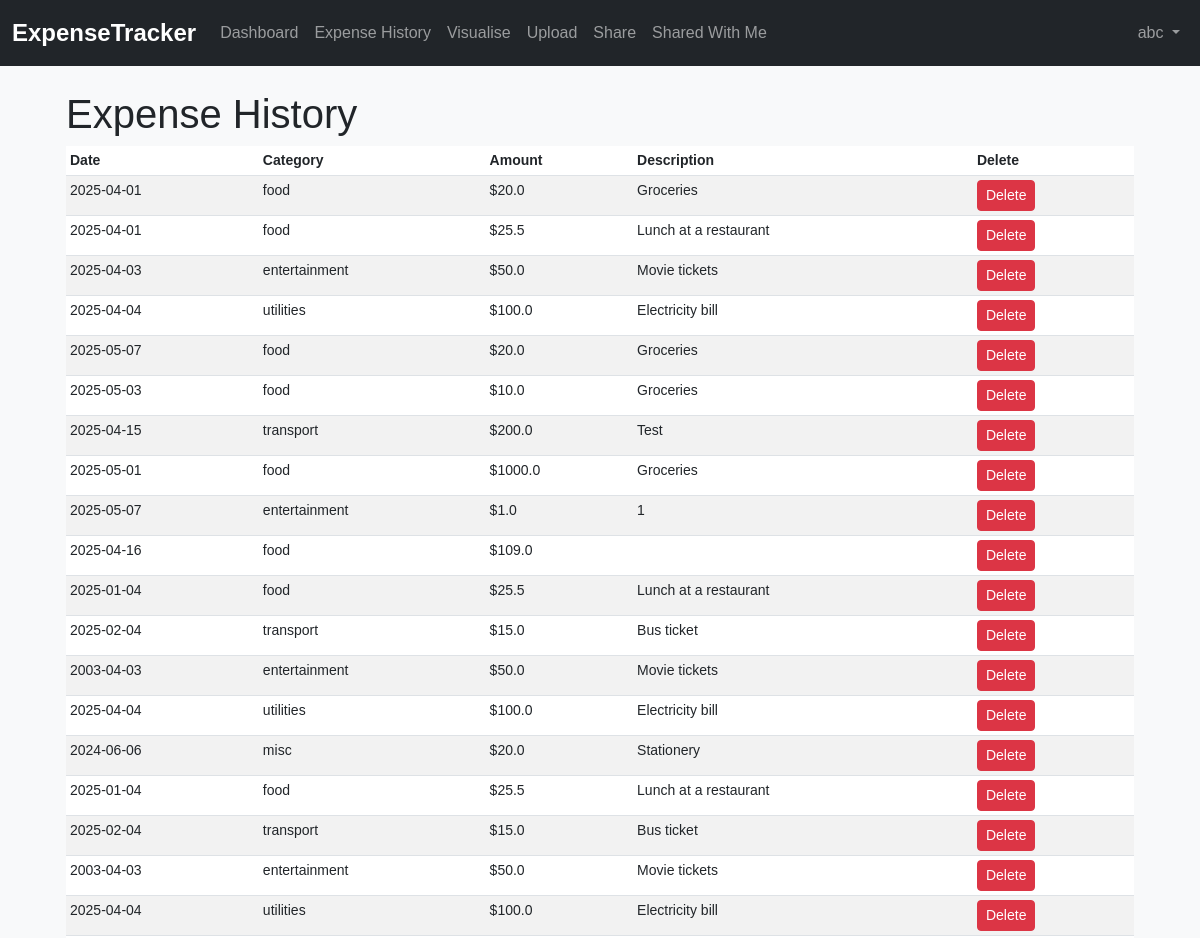
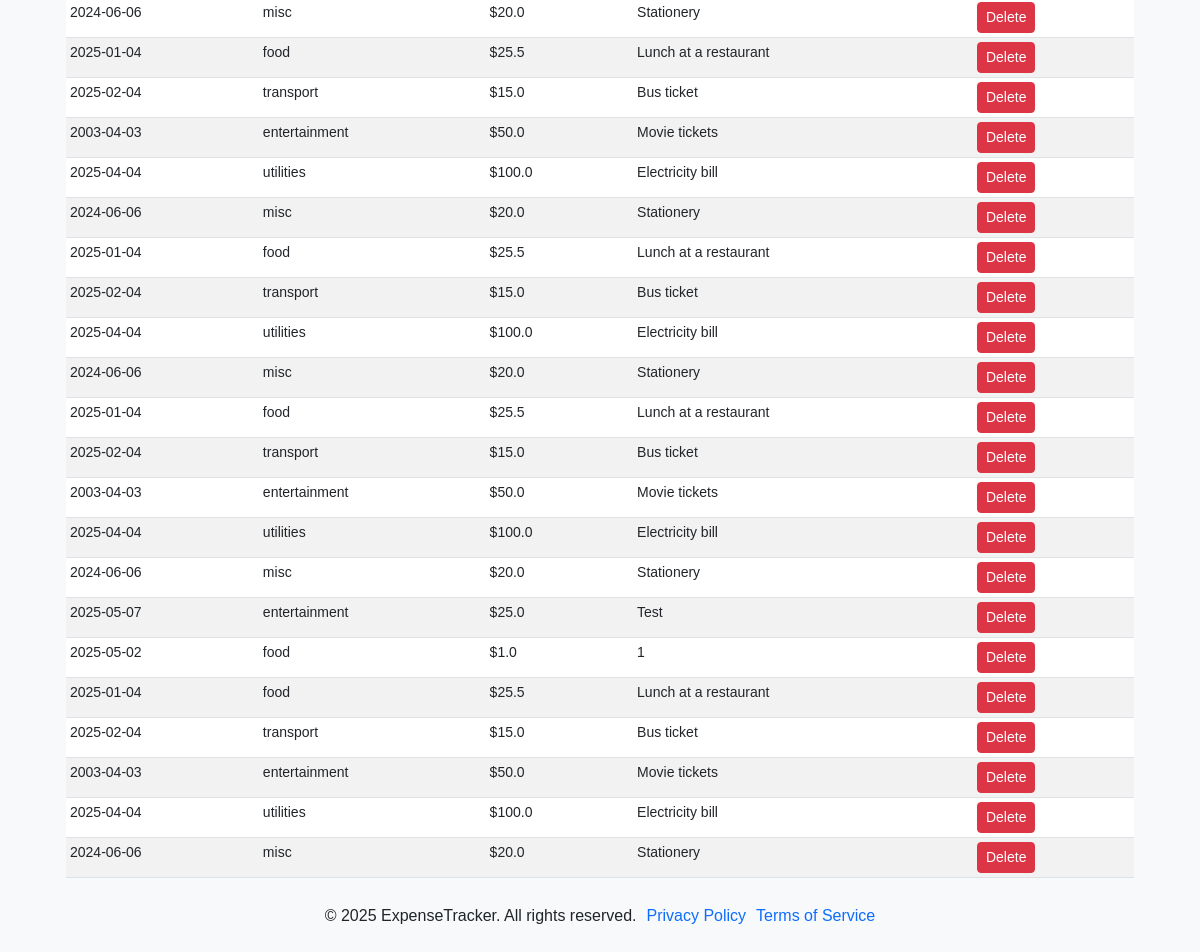
/expense-history (signed in), run on the app's committed database (2 pictures, top to bottom).
### ExpenseTracker/models.py (models this page shows, shortened)
class User(db.Model, UserMixin):
    id = db.Column(db.Integer, primary_key=True)
    username = db.Column(db.String(20), unique=True, nullable=False)
    email = db.Column(db.String(120), unique=True, nullable=False)
    password = db.Column(db.String(60), nullable=False)
    primary_saving_goal = db.Column(db.String(120), nullable=True)
    expenses = db.relationship('Expense', backref='owner', lazy=True)

class Expense(db.Model):
    id = db.Column(db.Integer, primary_key=True)
    amount = db.Column(db.Float, nullable=False)
    category = db.Column(db.String(50), nullable=False)
    date = db.Column(db.DateTime, nullable=False, default=lambda: datetime.now(timezone.utc))
    description = db.Column(db.String(200), nullable=True)
    user_id = db.Column(db.Integer, db.ForeignKey('user.id'), nullable=False)

### ExpenseTracker/routes.py (the view)
@app.route("/expense-history")
@login_required
def expense_history():
    expenses = Expense.query.filter_by(user_id=current_user.id).all()
    return render_template("expense-history.html", expenses=expenses)

### ExpenseTracker/models.py (called while the page is built)
@login_manager.user_loader
def load_user(user_id):
    return User.query.get(int(user_id))

### ExpenseTracker/templates/expense-history.html (shortened to what this page needs)
{% extends "base.html" %}
{% block content %}
<main class="col-md-12 ms-sm-auto col-lg-12 px-md-4">
    <h1>Expense History</h1>
    <div class="table-responsive small">
        <table class="table table-striped table-sm">
          <thead>
            <tr>
              <th scope="col">Date</th>
              <th scope="col">Category</th>
              <th scope="col">Amount</th>
              <th scope="col">Description</th>
              <th scope="col">Delete</th>
            </tr>
          </thead>
          <tbody>
            {% for expense in expenses %}
            <tr>
              <td>{{ expense.date.strftime('%Y-%m-%d') }}</td>
              <td>{{ expense.category }}</td>
              <td>${{ expense.amount }}</td>
              <td>{{ expense.description }}</td>
              <td>
                <form method="POST" action="{{ url_for('delete_expense', expense_id=expense.id) }}">
                  <button type="submit" class="btn btn-danger btn-sm">Delete</button>
                </form>
            </td>
            </tr>
            {% endfor %}
          </tbody>
        </table>
    </div>
</main>
{% endblock %}

### ExpenseTracker/templates/base.html (shortened to what this page needs)
<!DOCTYPE html>
<html lang="en">
<head>
  <link href="https://cdn.jsdelivr.net/npm/bootstrap@5.3.0/dist/css/bootstrap.min.css" rel="stylesheet">
  <link href="https://cdnjs.cloudflare.com/ajax/libs/font-awesome/6.0.0-beta3/css/all.min.css" rel="stylesheet">
  <link rel="stylesheet" href="{{ url_for('static', filename='styles.css') }}">
  <link rel="stylesheet" href="{{ url_for('static', filename='login.css') }}">
  <link rel="stylesheet" href="{{ url_for('static', filename='register.css') }}">
  <link rel="stylesheet" href="{{ url_for('static', filename='forgot-password.css') }}">
  <link rel="stylesheet" href="{{ url_for('static', filename='reset-password.css') }}">
  <link rel="stylesheet" href="{{ url_for('static', filename='dashboard.css') }}">
</head>
<body>
  <nav class="navbar navbar-expand-lg navbar-dark bg-dark mb-4">
    <div class="container-fluid">
      <a class="navbar-brand" href="/">ExpenseTracker</a>
      {% if current_user.is_authenticated %}
      <div class="collapse navbar-collapse justify-content-between" id="navbarSupportedContent">
        <ul class="navbar-nav mr-auto">
          <li class="nav-item active">
            <a class="nav-link" href="{{ url_for('dashboard') }}">Dashboard</a>
          </li>
          <li class="nav-item">
            <a class="nav-link" href="{{ url_for('expense_history') }}">Expense History</a>
          </li>
          <li class="nav-item">
            <a class="nav-link" href="{{ url_for('visualise') }}">Visualise</a>
          </li>
          <li class="nav-item">
            <a class="nav-link" href="{{ url_for('upload') }}">Upload</a>
          </li>
          <li class="nav-item">
            <a class="nav-link" href="{{ url_for('share') }}">Share</a>
          </li>
          <li class="nav-item">
            <a class="nav-link" href="{{ url_for('shared_with_me') }}">Shared With Me</a>
          </li>
        </ul>
        <ul class="nav navbar-nav navbar-right">
          <li class="nav-item dropdown">
            <a class="nav-link dropdown-toggle" href="#" id="navbarDarkDropdownMenuLink" role="button" data-bs-toggle="dropdown" aria-expanded="false">
              {{ current_user.username }}
            </a>
          </li>
        </ul>
      </div>
      {% else %}
      <div>
        <a href="/login" class="btn btn-outline-light me-2">Login</a>
      </div>
      {% endif %}
    </div>
  </nav>
  <div class="toast-container position-fixed p-3">
  </div>
  <div class="container">
    {% block content %}{% endblock %}
  </div>
  <footer class="footer">
    <p>&copy; 2025 ExpenseTracker. All rights reserved.</p>
    <p><a href="{{ url_for('privacy_policy') }}">Privacy Policy</a></p>
    <p><a href="{{ url_for('terms_of_service') }}">Terms of Service</a></p>
  </footer>
</body>
</html>

### ExpenseTracker/static/styles.css (style rules this page uses)
body { font-family: Arial, sans-serif; margin: 0; padding: 0; background-color: #f8f9fa; }
.container { margin-top: 20px; }
.navbar { background-color: #343a40; }
.navbar-brand { font-weight: bold; font-size: 1.5rem; }
ul { list-style-position: inside; padding-left: 0; }
li { margin: 5px 0; }
.footer { display: flex; justify-content: center; align-items: center; text-align: center; padding: 10px 0; gap: 10px; }
.footer a { text-decoration: none; }
.toast-container { width: 100%; left: 50%; transform: translateX(-50%); display: flex; justify-content: center; }

### data on the page
User: username "abc"
Expense: date "2025-04-01", category "food", amount "20.0", description "Groceries"
Expense: date "2025-04-01", category "food", amount "25.5", description "Lunch at a restaurant"
Expense: date "2025-04-03", category "entertainment", amount "50.0", description "Movie tickets"
Expense: date "2025-04-04", category "utilities", amount "100.0", description "Electricity bill"
Expense: date "2025-05-07", category "food", amount "20.0", description "Groceries"
Expense: date "2025-05-03", category "food", amount "10.0", description "Groceries"
Expense: date "2025-04-15", category "transport", amount "200.0", description "Test"
Expense: date "2025-05-01", category "food", amount "1000.0", description "Groceries"
Expense: date "2025-05-07", category "entertainment", amount "1.0", description "1"
Expense: date "2025-04-16", category "food", amount "109.0"
Expense: date "2025-01-04", category "food", amount "25.5", description "Lunch at a restaurant"
Expense: date "2025-02-04", category "transport", amount "15.0", description "Bus ticket"
Expense: date "2003-04-03", category "entertainment", amount "50.0", description "Movie tickets"
Expense: date "2025-04-04", category "utilities", amount "100.0", description "Electricity bill"
Expense: date "2024-06-06", category "misc", amount "20.0", description "Stationery"
Expense: date "2025-01-04", category "food", amount "25.5", description "Lunch at a restaurant"
Expense: date "2025-02-04", category "transport", amount "15.0", description "Bus ticket"
Expense: date "2003-04-03", category "entertainment", amount "50.0", description "Movie tickets"
Expense: date "2025-04-04", category "utilities", amount "100.0", description "Electricity bill"
Expense: date "2024-06-06", category "misc", amount "20.0", description "Stationery"
Expense: date "2025-01-04", category "food", amount "25.5", description "Lunch at a restaurant"
Expense: date "2025-02-04", category "transport", amount "15.0", description "Bus ticket"
Expense: date "2003-04-03", category "entertainment", amount "50.0", description "Movie tickets"
Expense: date "2025-04-04", category "utilities", amount "100.0", description "Electricity bill"
Expense: date "2024-06-06", category "misc", amount "20.0", description "Stationery"
Expense: date "2025-01-04", category "food", amount "25.5", description "Lunch at a restaurant"
Expense: date "2025-02-04", category "transport", amount "15.0", description "Bus ticket"
Expense: date "2025-04-04", category "utilities", amount "100.0", description "Electricity bill"
Expense: date "2024-06-06", category "misc", amount "20.0", description "Stationery"
Expense: date "2025-01-04", category "food", amount "25.5", description "Lunch at a restaurant"
Expense: date "2025-02-04", category "transport", amount "15.0", description "Bus ticket"
Expense: date "2003-04-03", category "entertainment", amount "50.0", description "Movie tickets"
Expense: date "2025-04-04", category "utilities", amount "100.0", description "Electricity bill"
Expense: date "2024-06-06", category "misc", amount "20.0", description "Stationery"
Expense: date "2025-05-07", category "entertainment", amount "25.0", description "Test"
Expense: date "2025-05-02", category "food", amount "1.0", description "1"
Expense: date "2025-01-04", category "food", amount "25.5", description "Lunch at a restaurant"
Expense: date "2025-02-04", category "transport", amount "15.0", description "Bus ticket"
Expense: date "2003-04-03", category "entertainment", amount "50.0", description "Movie tickets"
Expense: date "2025-04-04", category "utilities", amount "100.0", description "Electricity bill"
Expense: date "2024-06-06", category "misc", amount "20.0", description "Stationery"
